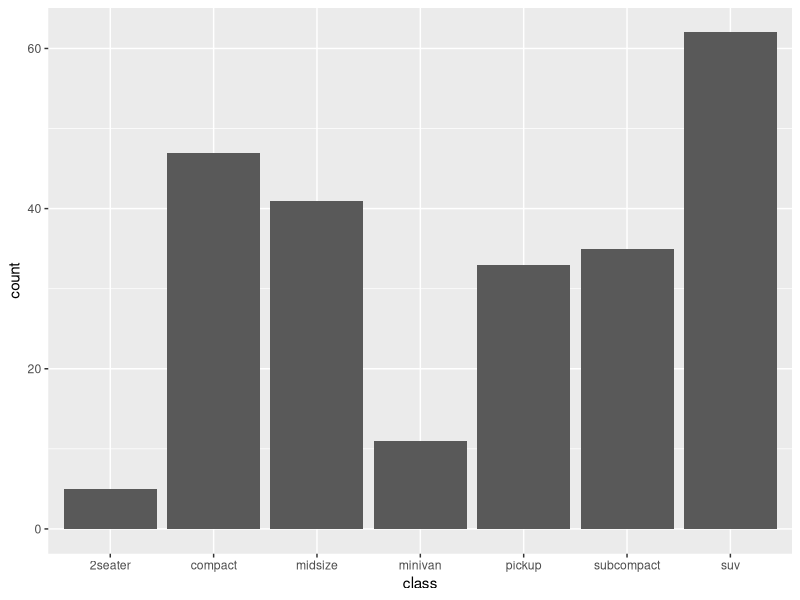
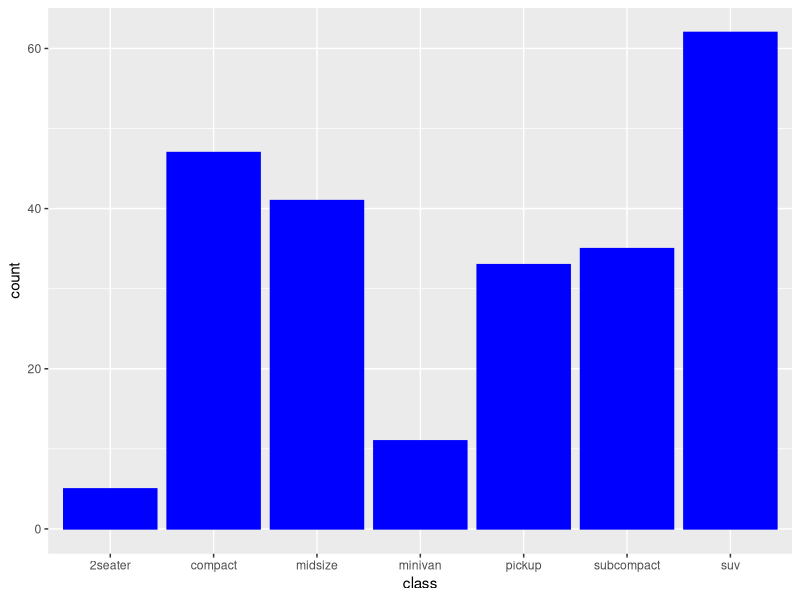
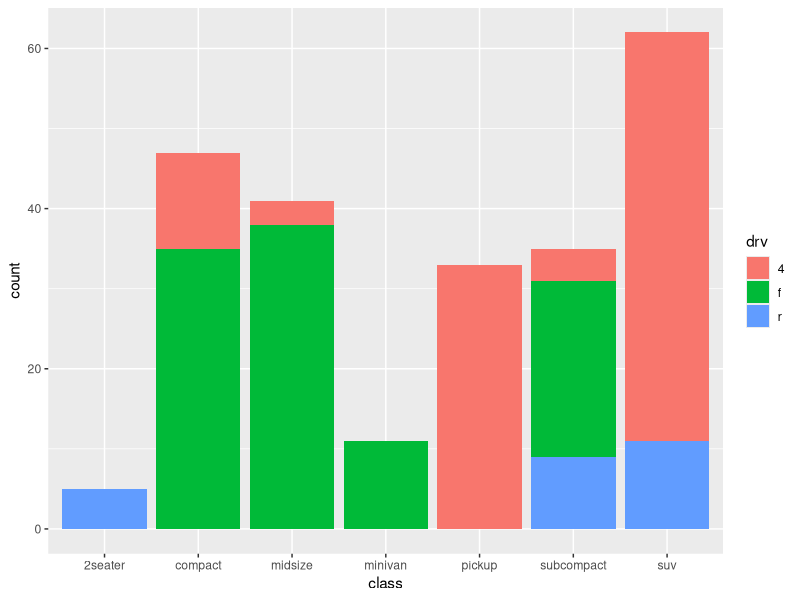
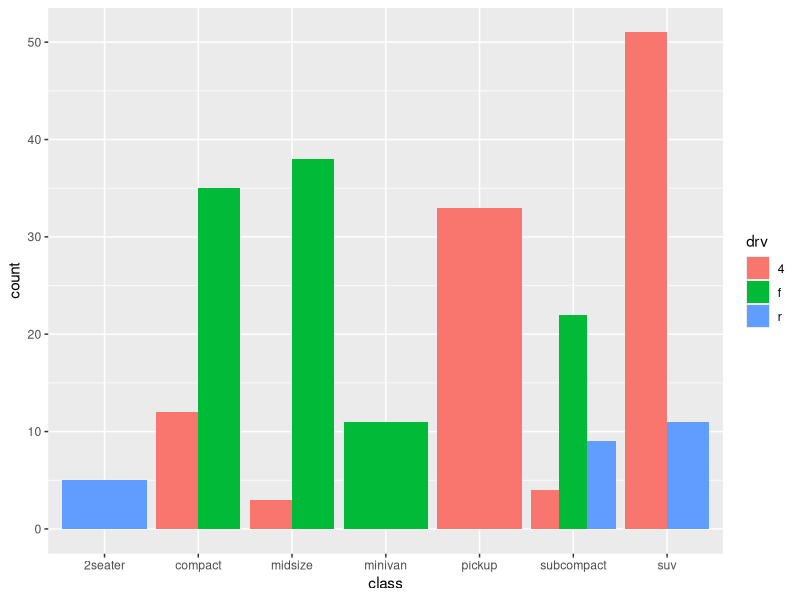
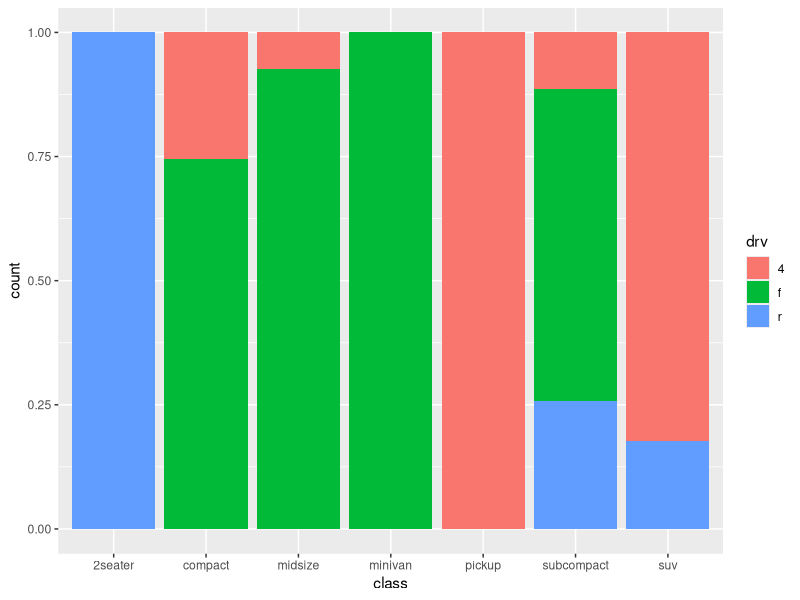

Reproduce these figures in R, in order.
# count when dealing with categorical data

library(ggplot2)
df <- mpg
head(mpg)

# data and aesthetics
pl <- ggplot(df, aes(x=class))
print(pl + geom_bar())

# bar_values for third value of data

print(pl + geom_bar(color="blue", fill="blue"))

# automatically create autostacked barplot
print(pl + geom_bar(aes(fill=drv)))

print(pl + geom_bar(aes(fill=drv), position="dodge"))

print(pl + geom_bar(aes(fill=drv), position="fill"))
